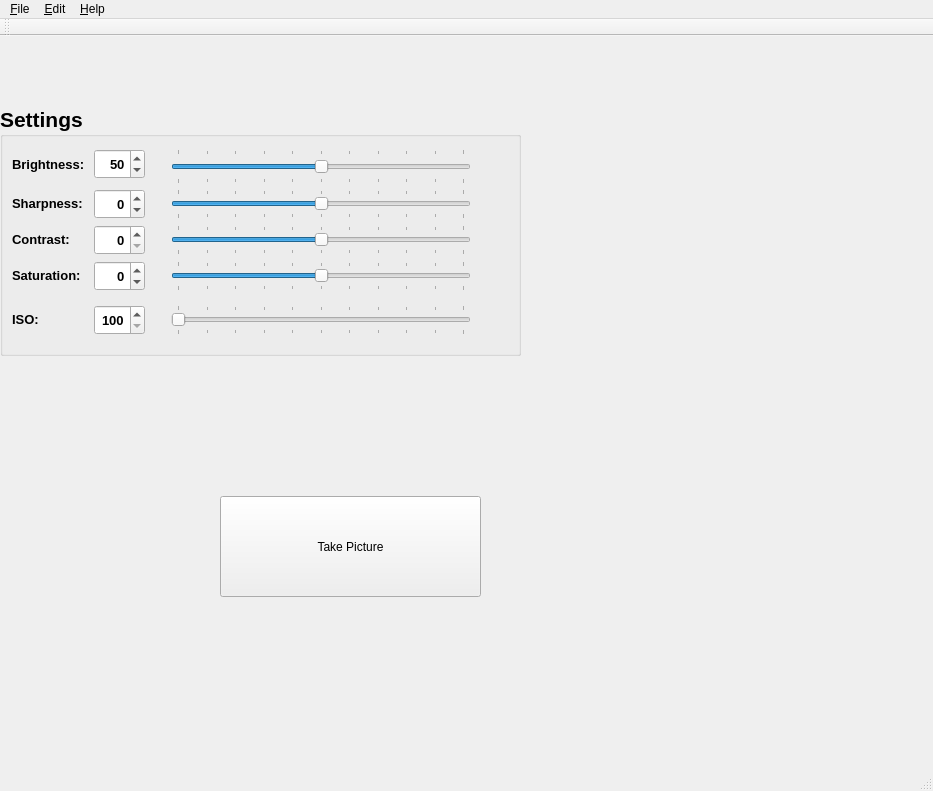
<?xml version="1.0" encoding="UTF-8"?>
<ui version="4.0">
 <class>MainWindow</class>
 <widget class="QMainWindow" name="MainWindow">
  <property name="enabled">
   <bool>true</bool>
  </property>
  <property name="geometry">
   <rect>
    <x>0</x>
    <y>0</y>
    <width>933</width>
    <height>791</height>
   </rect>
  </property>
  <property name="windowTitle">
   <string>MainWindow</string>
  </property>
  <property name="autoFillBackground">
   <bool>false</bool>
  </property>
  <widget class="QWidget" name="centralwidget">
   <widget class="QGroupBox" name="settings_groupbox">
    <property name="geometry">
     <rect>
      <x>0</x>
      <y>70</y>
      <width>521</width>
      <height>250</height>
     </rect>
    </property>
    <property name="sizePolicy">
     <sizepolicy hsizetype="Fixed" vsizetype="Fixed">
      <horstretch>0</horstretch>
      <verstretch>0</verstretch>
     </sizepolicy>
    </property>
    <property name="minimumSize">
     <size>
      <width>500</width>
      <height>250</height>
     </size>
    </property>
    <property name="maximumSize">
     <size>
      <width>550</width>
      <height>250</height>
     </size>
    </property>
    <property name="font">
     <font>
      <family>Arial</family>
      <pointsize>16</pointsize>
      <weight>75</weight>
      <bold>true</bold>
     </font>
    </property>
    <property name="title">
     <string>Settings</string>
    </property>
    <layout class="QGridLayout" name="gridLayout">
     <item row="1" column="6">
      <widget class="QSlider" name="sharpness_slider">
       <property name="sizePolicy">
        <sizepolicy hsizetype="Maximum" vsizetype="Maximum">
         <horstretch>0</horstretch>
         <verstretch>0</verstretch>
        </sizepolicy>
       </property>
       <property name="minimumSize">
        <size>
         <width>300</width>
         <height>25</height>
        </size>
       </property>
       <property name="maximumSize">
        <size>
         <width>350</width>
         <height>30</height>
        </size>
       </property>
       <property name="maximum">
        <number>100</number>
       </property>
       <property name="value">
        <number>50</number>
       </property>
       <property name="orientation">
        <enum>Qt::Horizontal</enum>
       </property>
       <property name="tickPosition">
        <enum>QSlider::TicksBothSides</enum>
       </property>
       <property name="tickInterval">
        <number>10</number>
       </property>
      </widget>
     </item>
     <item row="1" column="1" colspan="2">
      <widget class="QLabel" name="sharpness_label">
       <property name="sizePolicy">
        <sizepolicy hsizetype="Maximum" vsizetype="Maximum">
         <horstretch>0</horstretch>
         <verstretch>0</verstretch>
        </sizepolicy>
       </property>
       <property name="minimumSize">
        <size>
         <width>70</width>
         <height>0</height>
        </size>
       </property>
       <property name="maximumSize">
        <size>
         <width>100</width>
         <height>25</height>
        </size>
       </property>
       <property name="font">
        <font>
         <family>Arial</family>
         <pointsize>10</pointsize>
         <weight>75</weight>
         <bold>true</bold>
        </font>
       </property>
       <property name="text">
        <string>Sharpness:</string>
       </property>
       <property name="alignment">
        <set>Qt::AlignLeading|Qt::AlignLeft|Qt::AlignVCenter</set>
       </property>
      </widget>
     </item>
     <item row="2" column="7">
      <spacer name="contrast_hspacer">
       <property name="orientation">
        <enum>Qt::Horizontal</enum>
       </property>
       <property name="sizeType">
        <enum>QSizePolicy::Maximum</enum>
       </property>
       <property name="sizeHint" stdset="0">
        <size>
         <width>40</width>
         <height>20</height>
        </size>
       </property>
      </spacer>
     </item>
     <item row="0" column="1" colspan="2">
      <widget class="QLabel" name="brightness_label">
       <property name="sizePolicy">
        <sizepolicy hsizetype="Maximum" vsizetype="Maximum">
         <horstretch>0</horstretch>
         <verstretch>0</verstretch>
        </sizepolicy>
       </property>
       <property name="minimumSize">
        <size>
         <width>70</width>
         <height>0</height>
        </size>
       </property>
       <property name="maximumSize">
        <size>
         <width>100</width>
         <height>25</height>
        </size>
       </property>
       <property name="font">
        <font>
         <family>Arial</family>
         <pointsize>10</pointsize>
         <weight>75</weight>
         <bold>true</bold>
        </font>
       </property>
       <property name="text">
        <string>Brightness:</string>
       </property>
       <property name="alignment">
        <set>Qt::AlignLeading|Qt::AlignLeft|Qt::AlignVCenter</set>
       </property>
      </widget>
     </item>
     <item row="7" column="3">
      <widget class="QSpinBox" name="iso_spinbox">
       <property name="sizePolicy">
        <sizepolicy hsizetype="Maximum" vsizetype="Maximum">
         <horstretch>0</horstretch>
         <verstretch>0</verstretch>
        </sizepolicy>
       </property>
       <property name="minimumSize">
        <size>
         <width>42</width>
         <height>30</height>
        </size>
       </property>
       <property name="maximumSize">
        <size>
         <width>60</width>
         <height>30</height>
        </size>
       </property>
       <property name="font">
        <font>
         <family>Arial</family>
         <pointsize>10</pointsize>
         <weight>75</weight>
         <bold>true</bold>
        </font>
       </property>
       <property name="layoutDirection">
        <enum>Qt::LeftToRight</enum>
       </property>
       <property name="alignment">
        <set>Qt::AlignRight|Qt::AlignTrailing|Qt::AlignVCenter</set>
       </property>
       <property name="minimum">
        <number>100</number>
       </property>
       <property name="maximum">
        <number>800</number>
       </property>
       <property name="value">
        <number>100</number>
       </property>
      </widget>
     </item>
     <item row="2" column="6">
      <widget class="QSlider" name="contrast_slider">
       <property name="sizePolicy">
        <sizepolicy hsizetype="Maximum" vsizetype="Maximum">
         <horstretch>0</horstretch>
         <verstretch>0</verstretch>
        </sizepolicy>
       </property>
       <property name="minimumSize">
        <size>
         <width>300</width>
         <height>25</height>
        </size>
       </property>
       <property name="maximumSize">
        <size>
         <width>350</width>
         <height>30</height>
        </size>
       </property>
       <property name="minimum">
        <number>-100</number>
       </property>
       <property name="maximum">
        <number>100</number>
       </property>
       <property name="value">
        <number>0</number>
       </property>
       <property name="orientation">
        <enum>Qt::Horizontal</enum>
       </property>
       <property name="tickPosition">
        <enum>QSlider::TicksBothSides</enum>
       </property>
       <property name="tickInterval">
        <number>20</number>
       </property>
      </widget>
     </item>
     <item row="3" column="6">
      <widget class="QSlider" name="saturation_slider">
       <property name="sizePolicy">
        <sizepolicy hsizetype="Maximum" vsizetype="Maximum">
         <horstretch>0</horstretch>
         <verstretch>0</verstretch>
        </sizepolicy>
       </property>
       <property name="minimumSize">
        <size>
         <width>300</width>
         <height>25</height>
        </size>
       </property>
       <property name="maximumSize">
        <size>
         <width>350</width>
         <height>30</height>
        </size>
       </property>
       <property name="minimum">
        <number>-100</number>
       </property>
       <property name="maximum">
        <number>100</number>
       </property>
       <property name="value">
        <number>0</number>
       </property>
       <property name="orientation">
        <enum>Qt::Horizontal</enum>
       </property>
       <property name="tickPosition">
        <enum>QSlider::TicksBothSides</enum>
       </property>
       <property name="tickInterval">
        <number>20</number>
       </property>
      </widget>
     </item>
     <item row="6" column="1">
      <spacer name="saturation_iso_vspacer">
       <property name="orientation">
        <enum>Qt::Vertical</enum>
       </property>
       <property name="sizeHint" stdset="0">
        <size>
         <width>20</width>
         <height>40</height>
        </size>
       </property>
      </spacer>
     </item>
     <item row="0" column="7">
      <spacer name="brightness_hspacer">
       <property name="orientation">
        <enum>Qt::Horizontal</enum>
       </property>
       <property name="sizeType">
        <enum>QSizePolicy::Maximum</enum>
       </property>
       <property name="sizeHint" stdset="0">
        <size>
         <width>40</width>
         <height>20</height>
        </size>
       </property>
      </spacer>
     </item>
     <item row="8" column="3">
      <spacer name="iso_edge_vspacer">
       <property name="orientation">
        <enum>Qt::Vertical</enum>
       </property>
       <property name="sizeHint" stdset="0">
        <size>
         <width>20</width>
         <height>40</height>
        </size>
       </property>
      </spacer>
     </item>
     <item row="2" column="1">
      <widget class="QLabel" name="contrast_label">
       <property name="sizePolicy">
        <sizepolicy hsizetype="Maximum" vsizetype="Maximum">
         <horstretch>0</horstretch>
         <verstretch>0</verstretch>
        </sizepolicy>
       </property>
       <property name="minimumSize">
        <size>
         <width>70</width>
         <height>0</height>
        </size>
       </property>
       <property name="maximumSize">
        <size>
         <width>100</width>
         <height>25</height>
        </size>
       </property>
       <property name="font">
        <font>
         <family>Arial</family>
         <pointsize>10</pointsize>
         <weight>75</weight>
         <bold>true</bold>
        </font>
       </property>
       <property name="text">
        <string>Contrast:</string>
       </property>
       <property name="alignment">
        <set>Qt::AlignLeading|Qt::AlignLeft|Qt::AlignVCenter</set>
       </property>
      </widget>
     </item>
     <item row="3" column="1">
      <widget class="QLabel" name="saturation_label">
       <property name="sizePolicy">
        <sizepolicy hsizetype="Maximum" vsizetype="Maximum">
         <horstretch>0</horstretch>
         <verstretch>0</verstretch>
        </sizepolicy>
       </property>
       <property name="minimumSize">
        <size>
         <width>70</width>
         <height>0</height>
        </size>
       </property>
       <property name="maximumSize">
        <size>
         <width>100</width>
         <height>25</height>
        </size>
       </property>
       <property name="font">
        <font>
         <family>Arial</family>
         <pointsize>10</pointsize>
         <weight>75</weight>
         <bold>true</bold>
        </font>
       </property>
       <property name="text">
        <string>Saturation:</string>
       </property>
       <property name="alignment">
        <set>Qt::AlignLeading|Qt::AlignLeft|Qt::AlignVCenter</set>
       </property>
      </widget>
     </item>
     <item row="0" column="3">
      <widget class="QSpinBox" name="brightness_spinbox">
       <property name="sizePolicy">
        <sizepolicy hsizetype="Maximum" vsizetype="Maximum">
         <horstretch>0</horstretch>
         <verstretch>0</verstretch>
        </sizepolicy>
       </property>
       <property name="minimumSize">
        <size>
         <width>42</width>
         <height>30</height>
        </size>
       </property>
       <property name="maximumSize">
        <size>
         <width>60</width>
         <height>30</height>
        </size>
       </property>
       <property name="font">
        <font>
         <family>Arial</family>
         <pointsize>10</pointsize>
         <weight>75</weight>
         <bold>true</bold>
        </font>
       </property>
       <property name="layoutDirection">
        <enum>Qt::LeftToRight</enum>
       </property>
       <property name="alignment">
        <set>Qt::AlignRight|Qt::AlignTrailing|Qt::AlignVCenter</set>
       </property>
       <property name="maximum">
        <number>100</number>
       </property>
       <property name="value">
        <number>50</number>
       </property>
      </widget>
     </item>
     <item row="7" column="7">
      <spacer name="iso_hspacer">
       <property name="orientation">
        <enum>Qt::Horizontal</enum>
       </property>
       <property name="sizeType">
        <enum>QSizePolicy::Maximum</enum>
       </property>
       <property name="sizeHint" stdset="0">
        <size>
         <width>40</width>
         <height>20</height>
        </size>
       </property>
      </spacer>
     </item>
     <item row="3" column="7">
      <spacer name="saturation_hspacer">
       <property name="orientation">
        <enum>Qt::Horizontal</enum>
       </property>
       <property name="sizeType">
        <enum>QSizePolicy::Maximum</enum>
       </property>
       <property name="sizeHint" stdset="0">
        <size>
         <width>40</width>
         <height>20</height>
        </size>
       </property>
      </spacer>
     </item>
     <item row="0" column="6">
      <widget class="QSlider" name="brightness_slider">
       <property name="sizePolicy">
        <sizepolicy hsizetype="Maximum" vsizetype="Maximum">
         <horstretch>0</horstretch>
         <verstretch>0</verstretch>
        </sizepolicy>
       </property>
       <property name="minimumSize">
        <size>
         <width>300</width>
         <height>35</height>
        </size>
       </property>
       <property name="maximumSize">
        <size>
         <width>350</width>
         <height>30</height>
        </size>
       </property>
       <property name="maximum">
        <number>100</number>
       </property>
       <property name="value">
        <number>50</number>
       </property>
       <property name="orientation">
        <enum>Qt::Horizontal</enum>
       </property>
       <property name="tickPosition">
        <enum>QSlider::TicksBothSides</enum>
       </property>
       <property name="tickInterval">
        <number>10</number>
       </property>
      </widget>
     </item>
     <item row="7" column="6">
      <widget class="QSlider" name="iso_slider">
       <property name="sizePolicy">
        <sizepolicy hsizetype="Maximum" vsizetype="Maximum">
         <horstretch>0</horstretch>
         <verstretch>0</verstretch>
        </sizepolicy>
       </property>
       <property name="minimumSize">
        <size>
         <width>300</width>
         <height>25</height>
        </size>
       </property>
       <property name="maximumSize">
        <size>
         <width>350</width>
         <height>30</height>
        </size>
       </property>
       <property name="minimum">
        <number>100</number>
       </property>
       <property name="maximum">
        <number>800</number>
       </property>
       <property name="value">
        <number>100</number>
       </property>
       <property name="orientation">
        <enum>Qt::Horizontal</enum>
       </property>
       <property name="tickPosition">
        <enum>QSlider::TicksBothSides</enum>
       </property>
       <property name="tickInterval">
        <number>70</number>
       </property>
      </widget>
     </item>
     <item row="3" column="3">
      <widget class="QSpinBox" name="saturation_spinbox">
       <property name="sizePolicy">
        <sizepolicy hsizetype="Maximum" vsizetype="Maximum">
         <horstretch>0</horstretch>
         <verstretch>0</verstretch>
        </sizepolicy>
       </property>
       <property name="minimumSize">
        <size>
         <width>42</width>
         <height>30</height>
        </size>
       </property>
       <property name="maximumSize">
        <size>
         <width>60</width>
         <height>30</height>
        </size>
       </property>
       <property name="font">
        <font>
         <family>Arial</family>
         <pointsize>10</pointsize>
         <weight>75</weight>
         <bold>true</bold>
        </font>
       </property>
       <property name="layoutDirection">
        <enum>Qt::LeftToRight</enum>
       </property>
       <property name="alignment">
        <set>Qt::AlignRight|Qt::AlignTrailing|Qt::AlignVCenter</set>
       </property>
       <property name="minimum">
        <number>-100</number>
       </property>
       <property name="maximum">
        <number>100</number>
       </property>
       <property name="value">
        <number>0</number>
       </property>
      </widget>
     </item>
     <item row="1" column="7">
      <spacer name="sharpness_hspacer">
       <property name="orientation">
        <enum>Qt::Horizontal</enum>
       </property>
       <property name="sizeType">
        <enum>QSizePolicy::Maximum</enum>
       </property>
       <property name="sizeHint" stdset="0">
        <size>
         <width>40</width>
         <height>20</height>
        </size>
       </property>
      </spacer>
     </item>
     <item row="2" column="3">
      <widget class="QSpinBox" name="contrast_spinbox">
       <property name="sizePolicy">
        <sizepolicy hsizetype="Maximum" vsizetype="Maximum">
         <horstretch>0</horstretch>
         <verstretch>0</verstretch>
        </sizepolicy>
       </property>
       <property name="minimumSize">
        <size>
         <width>42</width>
         <height>30</height>
        </size>
       </property>
       <property name="maximumSize">
        <size>
         <width>60</width>
         <height>30</height>
        </size>
       </property>
       <property name="font">
        <font>
         <family>Arial</family>
         <pointsize>10</pointsize>
         <weight>75</weight>
         <bold>true</bold>
        </font>
       </property>
       <property name="layoutDirection">
        <enum>Qt::LeftToRight</enum>
       </property>
       <property name="alignment">
        <set>Qt::AlignRight|Qt::AlignTrailing|Qt::AlignVCenter</set>
       </property>
       <property name="maximum">
        <number>100</number>
       </property>
       <property name="value">
        <number>0</number>
       </property>
      </widget>
     </item>
     <item row="1" column="3">
      <widget class="QSpinBox" name="sharpness_spinbox">
       <property name="sizePolicy">
        <sizepolicy hsizetype="Maximum" vsizetype="Maximum">
         <horstretch>0</horstretch>
         <verstretch>0</verstretch>
        </sizepolicy>
       </property>
       <property name="minimumSize">
        <size>
         <width>42</width>
         <height>30</height>
        </size>
       </property>
       <property name="maximumSize">
        <size>
         <width>60</width>
         <height>30</height>
        </size>
       </property>
       <property name="font">
        <font>
         <family>Arial</family>
         <pointsize>10</pointsize>
         <weight>75</weight>
         <bold>true</bold>
        </font>
       </property>
       <property name="layoutDirection">
        <enum>Qt::LeftToRight</enum>
       </property>
       <property name="alignment">
        <set>Qt::AlignRight|Qt::AlignTrailing|Qt::AlignVCenter</set>
       </property>
       <property name="showGroupSeparator" stdset="0">
        <bool>false</bool>
       </property>
       <property name="minimum">
        <number>-100</number>
       </property>
       <property name="maximum">
        <number>100</number>
       </property>
      </widget>
     </item>
     <item row="0" column="4">
      <spacer name="verticalSpacer">
       <property name="orientation">
        <enum>Qt::Vertical</enum>
       </property>
       <property name="sizeHint" stdset="0">
        <size>
         <width>20</width>
         <height>68</height>
        </size>
       </property>
      </spacer>
     </item>
     <item row="7" column="1">
      <widget class="QLabel" name="iso_label">
       <property name="sizePolicy">
        <sizepolicy hsizetype="Maximum" vsizetype="Maximum">
         <horstretch>0</horstretch>
         <verstretch>0</verstretch>
        </sizepolicy>
       </property>
       <property name="minimumSize">
        <size>
         <width>70</width>
         <height>0</height>
        </size>
       </property>
       <property name="maximumSize">
        <size>
         <width>100</width>
         <height>25</height>
        </size>
       </property>
       <property name="font">
        <font>
         <family>Arial</family>
         <pointsize>10</pointsize>
         <weight>75</weight>
         <bold>true</bold>
        </font>
       </property>
       <property name="text">
        <string>ISO:</string>
       </property>
       <property name="alignment">
        <set>Qt::AlignLeading|Qt::AlignLeft|Qt::AlignVCenter</set>
       </property>
      </widget>
     </item>
    </layout>
   </widget>
   <widget class="QPushButton" name="take_pic_push_button">
    <property name="geometry">
     <rect>
      <x>220</x>
      <y>460</y>
      <width>261</width>
      <height>101</height>
     </rect>
    </property>
    <property name="text">
     <string>Take Picture</string>
    </property>
   </widget>
  </widget>
  <widget class="QStatusBar" name="statusbar"/>
  <widget class="QMenuBar" name="menubar">
   <property name="geometry">
    <rect>
     <x>0</x>
     <y>0</y>
     <width>933</width>
     <height>21</height>
    </rect>
   </property>
   <widget class="QMenu" name="menuFile">
    <property name="title">
     <string>&amp;File</string>
    </property>
    <addaction name="actionSave"/>
    <addaction name="actionSave_as"/>
    <addaction name="actionLoad"/>
    <addaction name="separator"/>
    <addaction name="actionExit"/>
   </widget>
   <widget class="QMenu" name="menuHelp">
    <property name="title">
     <string>&amp;Help</string>
    </property>
    <addaction name="actionAbout"/>
    <addaction name="separator"/>
    <addaction name="actionContact"/>
   </widget>
   <widget class="QMenu" name="menuEdit">
    <property name="title">
     <string>&amp;Edit</string>
    </property>
    <addaction name="actionCut"/>
    <addaction name="actionCopy"/>
    <addaction name="actionPaste"/>
    <addaction name="actionFind"/>
    <addaction name="separator"/>
   </widget>
   <addaction name="menuFile"/>
   <addaction name="menuEdit"/>
   <addaction name="menuHelp"/>
  </widget>
  <widget class="QToolBar" name="toolBar">
   <property name="windowTitle">
    <string>toolBar</string>
   </property>
   <attribute name="toolBarArea">
    <enum>TopToolBarArea</enum>
   </attribute>
   <attribute name="toolBarBreak">
    <bool>false</bool>
   </attribute>
  </widget>
  <action name="actionExit">
   <property name="text">
    <string>E&amp;xit</string>
   </property>
   <property name="shortcut">
    <string>Ctrl+Q</string>
   </property>
  </action>
  <action name="actionLoad">
   <property name="text">
    <string>&amp;Load</string>
   </property>
  </action>
  <action name="actionSave">
   <property name="text">
    <string>&amp;Save</string>
   </property>
   <property name="shortcut">
    <string>Ctrl+S</string>
   </property>
  </action>
  <action name="actionAbout">
   <property name="text">
    <string>&amp;About</string>
   </property>
  </action>
  <action name="actionContact">
   <property name="text">
    <string>&amp;Contact</string>
   </property>
  </action>
  <action name="actionSave_as">
   <property name="text">
    <string>Save as</string>
   </property>
  </action>
  <action name="actionCut">
   <property name="text">
    <string>Cut</string>
   </property>
   <property name="shortcut">
    <string>Ctrl+X</string>
   </property>
  </action>
  <action name="actionCopy">
   <property name="text">
    <string>Copy</string>
   </property>
   <property name="shortcut">
    <string>Ctrl+C</string>
   </property>
  </action>
  <action name="actionPaste">
   <property name="text">
    <string>Paste</string>
   </property>
   <property name="shortcut">
    <string>Ctrl+V</string>
   </property>
  </action>
  <action name="actionFind">
   <property name="text">
    <string>Delete</string>
   </property>
   <property name="shortcut">
    <string>Del</string>
   </property>
  </action>
 </widget>
 <resources/>
 <connections/>
</ui>
